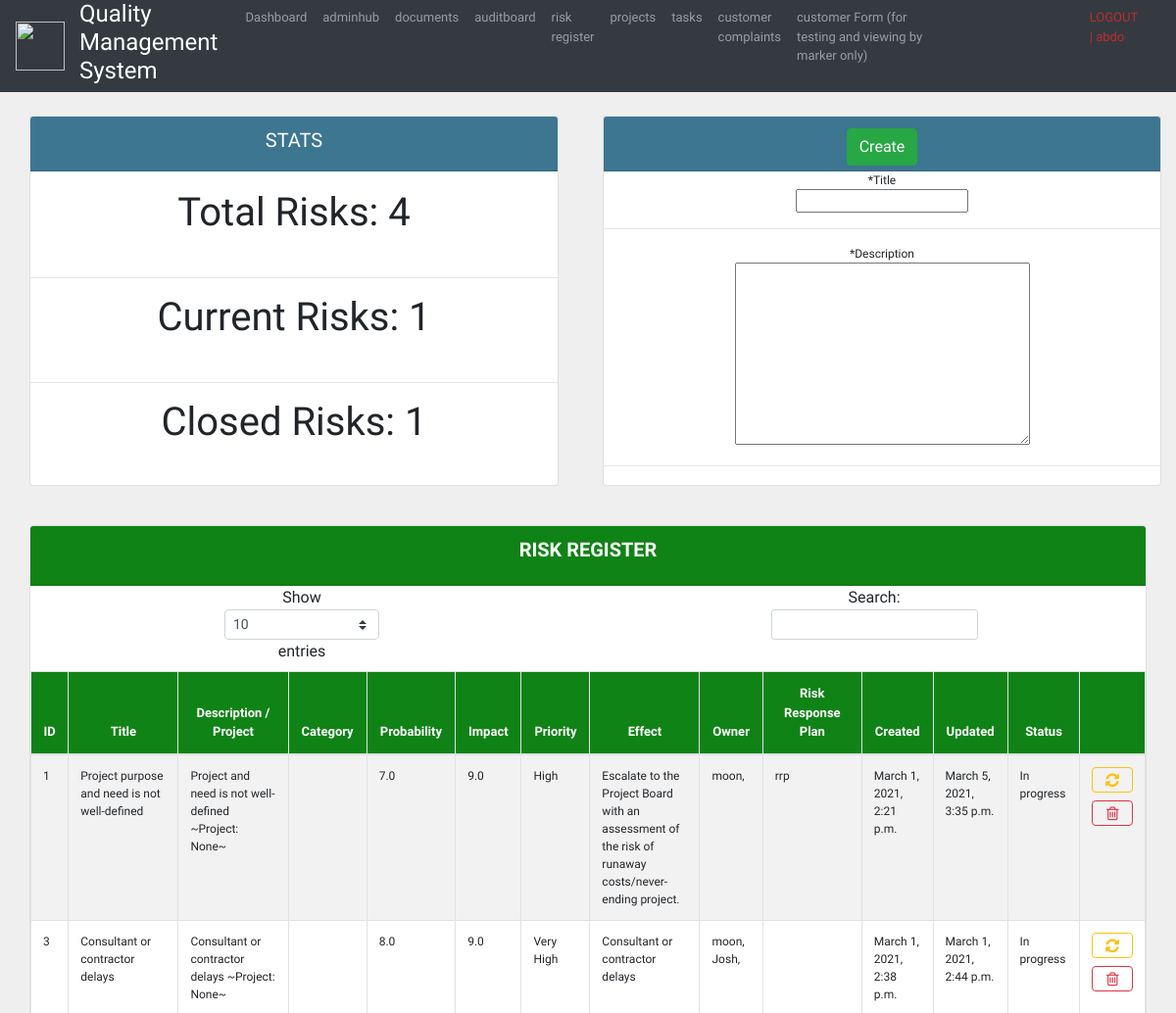
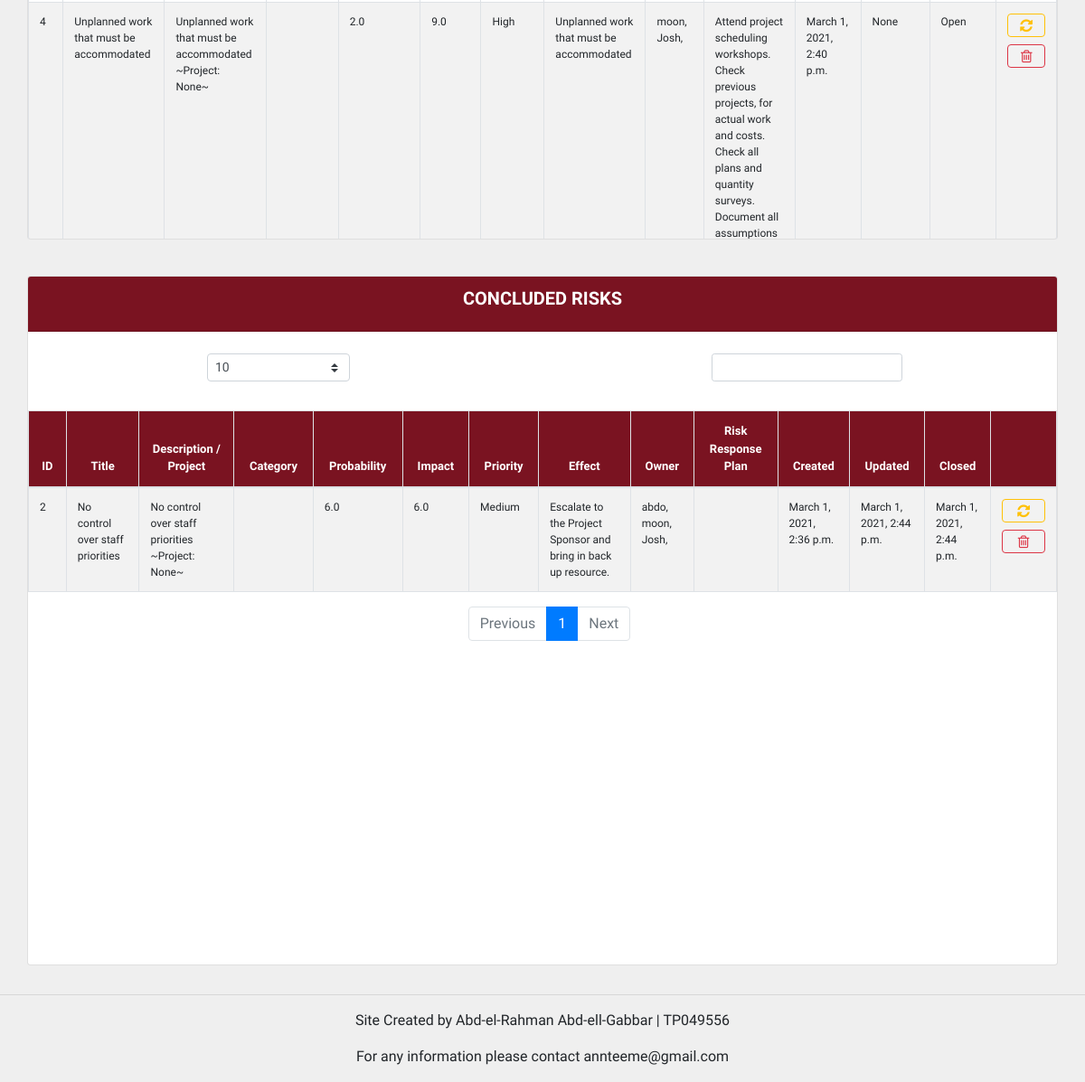
Page /riskregister/ (signed in) on the committed database (2 pictures, top to bottom).
### risks/models.py (models this page shows, shortened)
class Risk(models.Model):
    STATUS_CHOICE =(
        ('Open', 'Open'),
        ('In progress', 'In progress'),
        ('Closed', 'Closed'),
    )
    PRIORITY_CHOICE =(
        ('Very High', 'Very High'),
        ('High', 'High'),
        ('Medium', 'Medium'),
        ('Low', 'Low'),
        ('Very Low', 'Very Low'),
    )
    title = models.CharField(max_length=250, null=False)
    description = models.TextField(max_length=1000, null=False)
    category = models.CharField(max_length=150, blank=True, null=False)
    probability = models.DecimalField(decimal_places=1, max_digits=2)
    impact = models.DecimalField(decimal_places=1, max_digits=2)
    priority = models.CharField(choices=PRIORITY_CHOICE, max_length=30, null=True)
    effect = models.TextField(max_length=1000, blank=True, null=False)
    owner = models.ManyToManyField(User)
    pName = models.ForeignKey(PName.Project, null=True, blank=True, on_delete=models.SET_NULL)
    riskResponsePlan = models.TextField(max_length=1000, blank=True, null=False)
    status = models.CharField(choices=STATUS_CHOICE, max_length=30, null=True)
    dateCreated = models.DateTimeField(auto_now_add=True)
    dateUpdated = models.DateTimeField(null=True, blank=True)
    dateFinished = models.DateTimeField(null=True, blank=True)

### acc/decorators.py (the view)
        def wrapper_func(request, *args, **kwargs):
            group = None
            if request.user.groups.exists():
                group =  request.user.groups.all()[0].name
            if group in allowed_roles:
                return view_func(request, *args, **kwargs)
            else:
                return HttpResponse('you are not authorised!')

### acc/forms.py
class RiskCForm(ModelForm):
    class Meta:
        model = Risk
        fields = '__all__'

### projects/models.py (called while the page is built)
    def __str__ (self):
        return self.name

### risks/views.py (called while the page is built)
@login_required(login_url='login')
@allowed_users(allowed_roles=['Manager', 'Audit'])
def riskreg(request):
    risks = Risk.objects.all()
    O_risks = risks.filter(status='Open').count() + risks.filter(status = 'Inprogress').count()
    C_risks = risks.filter(status='Closed').count()
    total_risks = risks.count()
    form = RiskCForm()
    if request.method == 'POST':
        form = RiskCForm(request.POST)
        if form.is_valid():
            Point.objects.create(pointOwner=request.user, dateCreated=datetime.datetime.now())
            form.save()
            return redirect('risk')
    return render(request, 'riskRegister.html',{
    'form': form,
    'risks':risks,
    'O_risks': O_risks,
    'C_risks': C_risks,
    'total_risks': total_risks,
    })

### risks/templates/riskRegister.html (shortened to what this page needs)
{%  extends 'Base.html' %}
{% block content %}
<br>
<div class="row">
	<div class="col-6">
		<div class="col-12">
			<div class="card text-center mb-3" style="background-color: white">
			  	<div class="card-header" style="height: 3.5rem;" id='table-search-title'>
			  		<h5 class="card-title">STATS</h5>
				</div>
				<div id="table-search">
					<table class="table table-responsive-lg">
						<form method="get">
							<br>
							<h1>Total Risks: {{total_risks}}</h1>
							<br>
							<hr>
							<h1>Current Risks: {{O_risks}}</h1>
							<br>
							<hr>
							<h1>Closed Risks: {{C_risks}}</h1>
							</form>
					</table>
			  	</div>
			</div>
		</div>
	</div>
	{% if request.user.is_staff %}
	<div class="col-6">
			<div class="card text-center mb-3" style="background-color: white">
			  	<div class="card-header" style="height: 3.5rem;" id='table-search-title'>
			  		<h5 class="card-title"><button form = "form2" class="btn btn-success" type="submit">Create</button></h5>
				</div>
				<div id="table-search">
					<table class="table table-responsive-lg">
						<form id="form2" action="" method="POST">
							<tr>
								<br>{{form.title}}</td>
								<hr>*Description</th>
								<br>{{form.description}}</td>
								<hr>Project</th>
								<br>{{form.pName}}</td>
								<br>{{form.category}}</td>
								<br>{{form.probability}}</td>
								<br>{{form.impact}}</td>
								<br>{{form.priority}}</td>
								<br>{{form.effect}}</td>
								<br>{{form.riskResponsePlan}}</td>
								<br>{{form.status}}</td>
							</tr>
							</form>
					</table>
			  	</div>
			</div>
	</div>
	{% endif %}
</div>
<br>
<div class="row">
	<div class="col">
		<div class="col-lg">
			<div class="card text-center mb-3">
			  	<div class="card-header"  id="table-title1">
			  		<h5 style="font-weight: bolder; " class="card-title">RISK REGISTER</h5>
				</div>
				<div id="table-short">
					<table class="table table-striped table-bordered projects" class="table table-responsive-lg">
					<thead>
						<tr id="table-title1">
							<th>ID</th>
							<th>Title</th>
							<th>Description / Project</th>
							<th>Category</th>
							<th>Probability</th>
							<th>Impact</th>
							<th>Priority</th>
							<th>Effect</th>
							<th>Owner</th>
							<th>Risk Response Plan</th>
							<th>Created</th>
							<th>Updated</th>
							<th>Status</th>
							<th></th>
						</tr>
					</thead>
					<tbody>
						{% for r in risks %}
						{% if r.status == 'Open' or r.status == 'In progress' %}
						<tr id="table-font" >
							<td>{{r.id}}</td>
							<td>{{r.title}}</td>
							<td>{{r.description}} ~Project: {{r.pName}}~</td>
							<td>{{r.category}}</td>
							<td>{{r.probability}}</td>
							<td>{{r.impact}}</td>
							<td>{{r.priority}}</td>
							<td>{{r.effect}}</td>
							<td>
							{% for owner in r.owner.all %}
								{{owner}},
							{% endfor %}
							</td>
							<td>{{r.riskResponsePlan}}</td>
							<td>{{r.dateCreated}}</td>
							<td>{{r.dateUpdated}}</td>
							<td>{{r.status}}</td>
							{% if request.user.is_staff %}
							<td class="container" style="width: 10px;"><a class="btn btn-outline-warning btn-block fa fa-refresh fa-lg" href="{% url 'risku' r.id %}"></a>
								<a class="btn btn-outline-danger btn-block fa fa-trash-o fa-lg" href="{% url 'riskd' r.id %}"></a></td>
							{% endif %}
						</tr>
						{% endif %}
					{% endfor %}
					</tbody>
					</table>
			  	</div>
			</div>
		</div>
	</div>
</div>
<br>
<div class="row">
	<div class="col">
		<div class="col-lg">
			<div class="card text-center text-white  mb-3">
			  	<div class="card-header" id="table-title2">
			  		<h5 style="font-weight: bolder; " class="card-title" >CONCLUDED RISKS</h5>
				</div>
			  	<div id="table-short">
					<table class="table table-striped table-bordered projects" class="table table-responsive-lg">
					<thead>
						<tr id="table-title2">
							<th>ID</th>
							<th>Title</th>
							<th>Description / Project</th>
							<th>Category</th>
							<th>Probability</th>
							<th>Impact</th>
							<th>Priority</th>
							<th>Effect</th>
							<th>Owner</th>
							<th>Risk Response Plan</th>
							<th>Created</th>
							<th>Updated</th>
							<th>Closed</th>
							<th></th>
						</tr>
					</thead>
						{% for r in risks %}
						{% if r.status == 'Closed' %}
					<tbody id="table-font" >
						<tr>
							<td>{{r.id}}</td>
							<td>{{r.title}}</td>
							<td>{{r.description}} ~Project: {{r.pName}}~</td>
							<td>{{r.category}}</td>
							<td>{{r.probability}}</td>
							<td>{{r.impact}}</td>
							<td>{{r.priority}}</td>
							<td>{{r.effect}}</td>
						<td>
								{% for owner in r.owner.all %}
									{{owner}},
								{% endfor %}
						</td>
							<td>{{r.riskResponsePlan}}</td>
							<td>{{r.dateCreated}}</td>
							<td>{{r.dateUpdated}}</td>
							<td>{{r.dateFinished}}</td>
							{% if request.user.is_staff %}
							<td class="container" style="width: 10px;" ><a class="btn btn-outline-warning btn-block fa fa-refresh fa-lg " href="{% url 'risku' r.id %}"></a>
								<a class="btn btn-outline-danger btn-block fa fa-trash-o fa-lg" href="{% url 'riskd' r.id %}"></a></td>
							{% endif %}
						</tr>
						{% endif %}
					{% endfor %}
					</tbody>
					</table>
			  	</div>
			</div>
		</div>
	</div>
</div>
{% endblock %}

### templates/navbar.html (shortened to what this page needs)
{% load static %}
<nav class="navbar navbar-expand-lg navbar-dark bg-dark sticky-top py-0">
  <img src="{% static 'images/logo.png' %}" width="50" height="50" alt="">
  <div class="container-fluid">
    <div class="collapse navbar-collapse" id="navbarNav">
      <ul style="font-size: small;" class="navbar-nav">
        <li style="margin-right: 20px; color: white !important;" class="nav-item">
          <h4 aria-current="page">Quality Management System</a>
        </li>
        {% if request.user.is_staff or request.user.is_staff %}
        <li class="nav-item">
          <a class="nav-link" aria-current="page" href="{% url 'home' %}">Dashboard</a>
        </li>
        <li class="nav-item">
          <a class="nav-link" href="http://127.0.0.1:8000/admin/">adminhub</a>
        </li>
        <li class="nav-item">
          <a class="nav-link" href="{% url 'docboard' %}">documents</a>
        </li>
        <li class="nav-item">
          <a class="nav-link" href="{% url 'auditboard' %}">auditboard</a>
        </li>
        <li class="nav-item">
          <a class="nav-link" href="{% url 'risk' %}">risk register</a>
        </li>
        {% endif %}
        <li class="nav-item">
          <a class="nav-link" href="{% url 'projectCreate' %}">projects</a>
        </li>
        <li class="nav-item">
          <a class="nav-link" href="{% url 'taskCreate' %}">tasks</a>
        </li>
        <li class="nav-item">
          <a class="nav-link" href="{% url 'customerComplaints' %}">customer complaints</a>
        </li>
        <li class="nav-item">
          <a class="nav-link" href="{% url 'cust_form' %}">customer Form (for testing and viewing by marker only)</a>
        </li>
        <li class="nav-item">
          <a style="margin-left: 150px; color: rgb(189, 45, 45) !important;" class="nav-link"
            href="{% url 'logout'%}">LOGOUT | {{request.user}}</a>
        </li>
      </ul>
    </div>
  </div>
</nav>

### static/css/main.css (style rules this page uses)
body { background-color: #efefef; }

### templates/Base.html (style rules this page uses)
body { font-family: 'Quicksand', sans-serif !important; }

### risks/templates/riskRegister.html (style rules this page uses)
#table-title1 { background-color: #108316; color: white; font-size:13px; text-align: center; font-family: 'Quicksand', sans-serif; }
#table-title2 { background-color: #7a1321; color: white; font-size:13px; text-align: center; font-family: 'Quicksand', sans-serif; }
#table-search-title { background-color: #3c7690; color: white; font-family: 'Quicksand', sans-serif; }
#table-short { height: 700px; overflow-y: auto; font-family: 'Quicksand', sans-serif; }
#table-search { height: 320px; font-size:12px; overflow-y: auto; font-family: 'Quicksand', sans-serif; }
#table-font { font-size:12px; text-align: left; font-family: 'Quicksand', sans-serif; }

### rows in the picture
Risk: id "1", title "Project purpose and need is not well-defined", description "Project and need is not well-defined", pName "None", probability "7.0", impact "9.0", priority "High", effect "Escalate to the Project Board with an assessment of the risk of runaway costs/never-ending project.", riskResponsePlan "rrp", dateCreated "March 1, 2021, 2:21 p.m.", dateUpdated "March 5, 2021, 3:35 p.m.", status "In progress"
Risk: id "3", title "Consultant or contractor delays", description "Consultant or contractor delays", pName "None", probability "8.0", impact "9.0", priority "Very High", effect "Consultant or contractor delays", dateCreated "March 1, 2021, 2:38 p.m.", dateUpdated "March 1, 2021, 2:44 p.m.", status "In progress"
Risk: id "4", title "Unplanned work that must be accommodated", description "Unplanned work that must be accommodated", pName "None", probability "2.0", impact "9.0", priority "High", effect "Unplanned work that must be accommodated", riskResponsePlan "Attend project scheduling workshops. Check previous projects, for actual work and costs. Check all plans and quantity surveys. Document all assumptions…", dateCreated "March 1, 2021, 2:40 p.m.", dateUpdated "None", status "Open"
Risk: id "2", title "No control over staff priorities", description "No control over staff priorities", pName "None", probability "6.0", impact "6.0", priority "Medium", effect "Escalate to the Project Sponsor and bring in back up resource.", dateCreated "March 1, 2021, 2:36 p.m.", dateUpdated "March 1, 2021, 2:44 p.m.", dateFinished "March 1, 2021, 2:44 p.m."

### other values in the picture
{{ request.user }} "abdo"
{{ total_risks }} "4"
{{ O_risks }} "1"
{{ C_risks }} "1"
{{ owner }} "moon"
{{ owner }} "Josh"
{{ owner }} "abdo"
